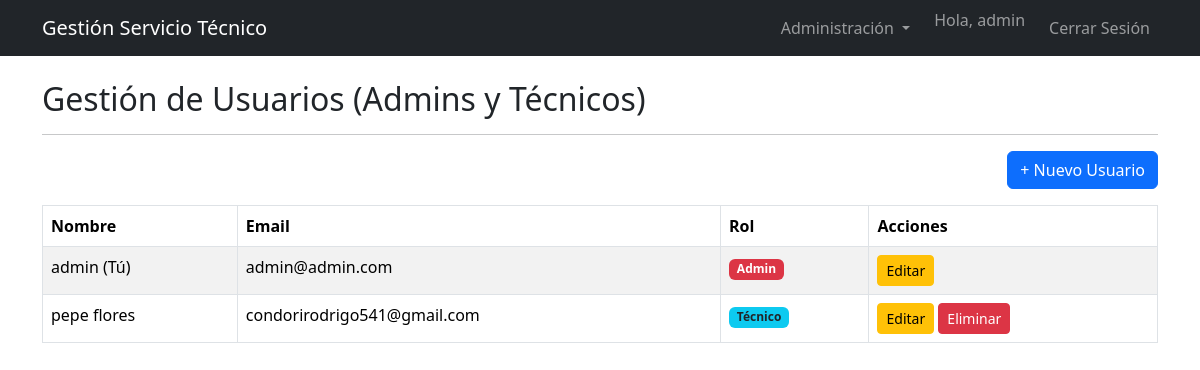
/usuarios (signed in), run on the app's committed database.
### models.py (models this page shows, shortened)
class Usuario(db.Model, UserMixin):
    __tablename__ = 'usuarios'
    id = db.Column(db.Integer, primary_key=True)
    email = db.Column(db.String(120), unique=True, nullable=False, index=True)
    password_hash = db.Column(db.String(128), nullable=False)
    nombre = db.Column(db.String(100), nullable=False)
    rol_id = db.Column(db.Integer, db.ForeignKey('roles.id'), nullable=False)
    ordenes_asignadas = db.relationship('Orden', backref='tecnico', lazy='dynamic')

### blueprints/usuarios.py (the view)
@usuarios_bp.route('/usuarios')
@login_required
@admin_required
def listar_usuarios():
    usuarios = Usuario.query.all()
    return render_template('usuarios_lista.html', usuarios=usuarios)

### app.py (called while the page is built)
@login_manager.user_loader
def load_user(user_id):
    return Usuario.query.get(int(user_id))

### extensions.py (called while the page is built)
def admin_required(f):
    @wraps(f)
    def decorated_function(*args, **kwargs):
        if not current_user.is_authenticated or current_user.rol.nombre != 'Admin':
            flash('Acceso denegado. Se requieren permisos de Administrador.', 'danger')
            return redirect(url_for('index'))
        return f(*args, **kwargs)
    return decorated_function

### templates/usuarios_lista.html (shortened to what this page needs)
{% extends 'base.html' %}
{% block content %}
<h2>Gestión de Usuarios (Admins y Técnicos)</h2>
<hr>
<div class="text-end mb-3">
    <a href="{{ url_for('usuarios.crear_usuario') }}" class="btn btn-primary">+ Nuevo Usuario</a>
</div>
<table class="table table-striped table-bordered">
    <thead class="thead-dark">
        <tr>
            <th>Nombre</th>
            <th>Email</th>
            <th>Rol</th>
            <th>Acciones</th>
        </tr>
    </thead>
    <tbody>
        {% for u in usuarios %}
        <tr>
            <td>{{ u.nombre }} {% if u.id == current_user.id %}(Tú){% endif %}</td>
            <td>{{ u.email }}</td>
            <td>
                {% if u.rol.nombre == 'Admin' %}
                    <span class="badge bg-danger">Admin</span>
                {% else %}
                    <span class="badge bg-info text-dark">Técnico</span>
                {% endif %}
            </td>
            <td>
                <a href="{{ url_for('usuarios.editar_usuario', id=u.id) }}" class="btn btn-warning btn-sm">Editar</a>
                {% if u.id != current_user.id %}
                <form action="{{ url_for('usuarios.eliminar_usuario', id=u.id) }}" method="POST" style="display:inline;" onsubmit="return confirm('¿Eliminar usuario?');">
                    <button type="submit" class="btn btn-danger btn-sm">Eliminar</button>
                </form>
                {% endif %}
            </td>
        </tr>
        {% endfor %}
    </tbody>
</table>
{% endblock %}

### templates/base.html (shortened to what this page needs)
<!doctype html>
<html lang="es">
  <head>
    <link href="https://cdn.jsdelivr.net/npm/bootstrap@5.3.2/dist/css/bootstrap.min.css" rel="stylesheet">
  </head>
  <body>
    <nav class="navbar navbar-expand-lg navbar-dark bg-dark">
      <div class="container">
        <a class="navbar-brand" href="{{ url_for('index') }}">Gestión Servicio Técnico</a>
        <div class="collapse navbar-collapse" id="navbarNav">
          <ul class="navbar-nav ms-auto">
            {% if current_user.is_authenticated %}
              <li class="nav-item dropdown me-3">
                <a class="nav-link dropdown-toggle" href="#" role="button" data-bs-toggle="dropdown" aria-expanded="false">
                  Administración
                </a>
              </li>
              <li class="nav-item">
                <span class="navbar-text me-3">
                  Hola, {{ current_user.nombre }}
                </span>
              </li>
              <li class="nav-item">
                <a class="nav-link" href="{{ url_for('auth.logout') }}">Cerrar Sesión</a>
              </li>
            {% else %}
              <li class="nav-item">
                <a class="nav-link" href="{{ url_for('auth.login') }}">Iniciar Sesión</a>
              </li>
            {% endif %}
          </ul>
        </div>
      </div>
    </nav>
    <div class="container mt-4">
      {% block content %}
      {% endblock %}
    </div>
  </body>
</html>

### data on the page
Usuario: nombre "admin", shows "(Tú)", email "admin@admin.com", shows "Admin"
Usuario: nombre "pepe flores", email "condorirodrigo541@gmail.com", shows "Técnico"
